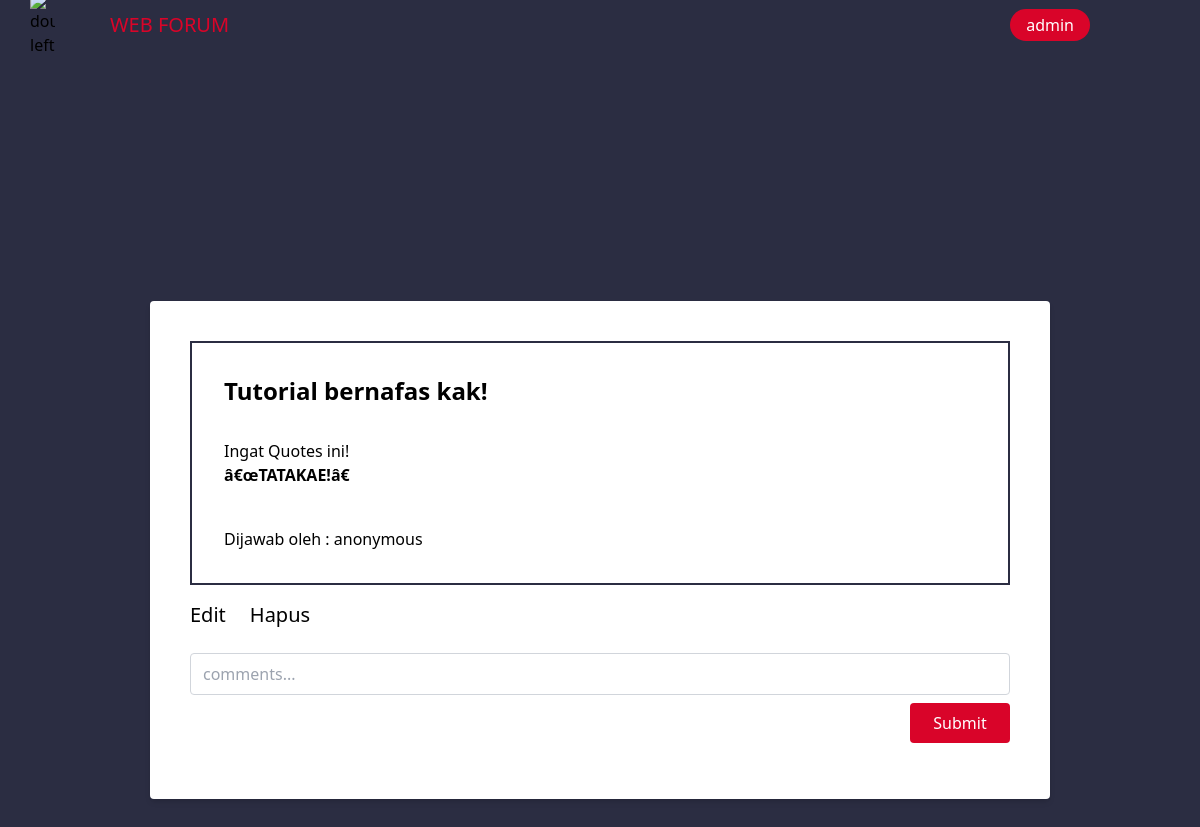
Page /CommentPage.php?id=9&from=top (signed in) on the committed database.
### tables this page shows
CREATE TABLE `jawaban` (
  `id_jawaban` int NOT NULL,
  `id_pertanyaan` int DEFAULT NULL,
  `jawaban` text,
  `upvote` int DEFAULT NULL,
  `id_user` int DEFAULT NULL,
  `dijawab` varchar(100) DEFAULT NULL,
  `waktu` varchar(50) DEFAULT NULL
);

CREATE TABLE `pertanyaan` (
  `id_pertanyaan` int NOT NULL,
  `id_user` int DEFAULT NULL,
  `pertanyaan` text,
  `waktu` varchar(50) DEFAULT NULL
);

### CommentPage.php (the view, shortened to what this page needs)
<?php
include_once('yielder.php');
include_once('connectDb.php');
$state = $_GET['from'];
$nama = $_SESSION['username'];
$id = $_SESSION['id'];
$idJawaban = $_GET['id'];
$akses = $_SESSION['akses'];
$yielder = new Yielder($state, $nama);
$head = $yielder->getHead();
$tail = $yielder->getTail();
$header = $yielder->getHeader($state, $nama);
$hasilJawaban = $pdo->prepare("SELECT jawaban.id_pertanyaan, jawaban.id_user, jawaban.id_jawaban, pertanyaan.pertanyaan, jawaban.jawaban, jawaban.dijawab AS 'username' FROM jawaban INNER JOIN pertanyaan ON jawaban.id_pertanyaan = pertanyaan.id_pertanyaan INNER JOIN user ON jawaban.id_user = user.id_user WHERE jawaban.id_jawaban=".$idJawaban.";");
try {
    $hasilJawaban->execute();
    $dataJawaban = $hasilJawaban->fetchAll(PDO::FETCH_ASSOC);
} catch (PDOException $e) {
    echo $e->getMessage();
}
?>
<?php echo $head ?>
<?php echo $header;?>
<div class=" bg-[#2B2D42] flex items-center justify-center flex-col min-h-[100vh]">
        <div class="bg-white p-10  rounded shadow-md flex items-center justify-center flex-col my-6 w-[75%]">
            <div class="border-solid border-2 border-[#2B2D42] pb-8 w-[100%]">
                <div class="px-8 py-8 text-2xl font-semibold">
                    <b><?php echo $dataJawaban[0]['pertanyaan'] ?></b>
                </div>
                <div class="px-8">
                    <?php echo $dataJawaban[0]['jawaban'] ?>
                </div>
                <div class="pt-10 mx-8">
                    Dijawab oleh : <?php echo $dataJawaban[0]['username'] ?>
                </div>
            </div>
            <?php if($akses == "admin" || $dataJawaban[0]['id_user'] == $id):?>
                <div class="flex w-[100%] self-start mt-4">
                    <a class="text-xl" href="JawabPage.php?idPertanyaan=<?php echo $dataJawaban[0]['id_pertanyaan'] ?>&idJawaban=<?php echo $dataJawaban[0]['id_jawaban'] ?>&aksi=EditJawaban&from=<?php echo $_GET['from'] ?>">Edit</a>
                    <a class="text-xl ml-6" href="controller.php?aksi=DeleteJawaban&idJaw=<?php echo $dataJawaban[0]['id_jawaban'] ?>&from=<?php echo $state ?>">Hapus</a>
                </div>
            <?php endif ?>
            <form action="controller.php?idJawaban=<?php echo $dataJawaban[0]['id_jawaban'] ?>&from=<?php echo $state ?>" method="post" class="my-4 w-[100%] flex flex-col justify-center">
                <input placeholder="comments..." type="text" name="Komentar" class="border border-gray-300 my-2 px-3 py-2 rounded w-[100%] " required>
                <button type="submit" name="SubmitKomentar" class="transition self-end duration-300 bg-[#D90429] w-[100px] hover:bg-[#2B2D42] text-white font-medium px-4 py-2 rounded">Submit</button>
            </form>
        </div>
</div>
<?php echo $tail ?>

### rows in the picture
jawaban: id_pertanyaan.pertanyaan "Tutorial bernafas kak!", jawaban "Ingat Quotes ini! â€œTATAKAE!â€", dijawab "anonymous"

### other values in the picture
$nama "admin"
